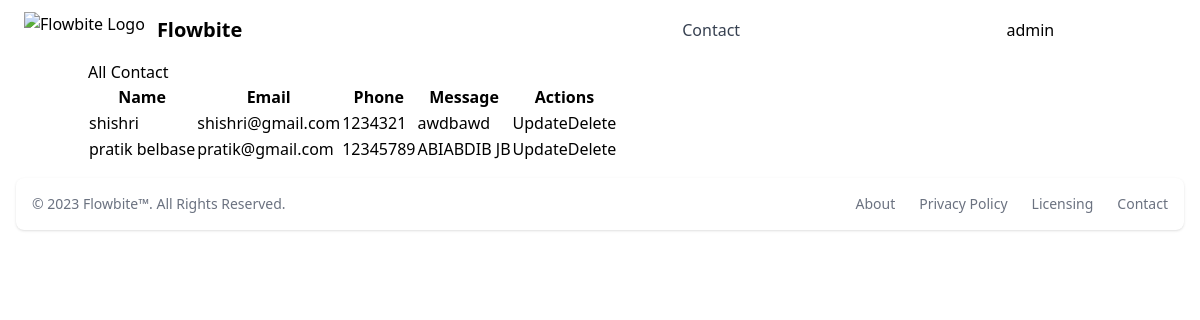
/admincontact (signed in), run on the app's committed database.
### contact/models.py (models this page shows, shortened)
class Contact(models.Model):
    full_name = models.CharField(max_length=255)
    email = models.EmailField(unique=True)
    phone = models.IntegerField()
    message = models.TextField()

### contact/views.py (the view)
# urls.py: path('admincontact', AdminContact, name="admincontact"),
@login_required
def AdminContact(request):
    contact = Contact.objects.all()
    return render(request, "admin/allcontact.html", {"contact": contact})

### templates/admin/allcontact.html (shortened to what this page needs)
{% extends 'base/base.html'%}
{% load static %}
{% block content %}
<section class="container mx-auto">
    <h1>All Contact </h1>
    <table>
        <tr>
            <th>Name</th>
            <th>Email</th>
            <th>Phone</th>
            <th>Message</th>
            <th>Actions</th>
        </tr>
        {% for contacts in contact %}
        <tr>
            <td>{{contacts.full_name}}</td>
            <td>{{contacts.email}}</td>
            <td>{{contacts.phone}}</td>
            <td>{{contacts.message}}</td>
            <td>
                <div class="flex ">
                    <a href="{% url 'updatecontact' id=contacts.id %}">Update</a>
                    <form method="POST" action={%  url "deletecontact" id=contacts.id %}>
                        <button type="submit">Delete</button>
                    </form>
                </div>
            </td>
        </tr>
        {% endfor %}
    </table>
</section>
{% endblock %}

### templates/base/base.html (shortened to what this page needs)
{% load static %}
<!DOCTYPE html>
<html lang="en">
<head>
    <script src="https://cdn.tailwindcss.com"></script>
    <link rel="stylesheet" href="{% static 'css/style.css' %}">
</head>
<body>
<header>
    <nav class="bg-white border-gray-200 px-4 lg:px-6 py-2.5 dark:bg-gray-800">
        <div class="flex flex-wrap justify-between items-center mx-auto max-w-screen-xl">
            <a href="https://flowbite.com" class="flex items-center">
                <img src="https://flowbite.com/docs/images/logo.svg" class="mr-3 h-6 sm:h-9" alt="Flowbite Logo" />
                <span class="self-center text-xl font-semibold whitespace-nowrap dark:text-white">Flowbite</span>
            </a>
            <div class="flex items-center lg:order-2">
                {% if user.is_authenticated%}
                <p>{{user.username}}</p>
                {% else %}
                <a href="#" class="text-gray-800 dark:text-white hover:bg-gray-50 focus:ring-4 focus:ring-gray-300 font-medium rounded-lg text-sm px-4 lg:px-5 py-2 lg:py-2.5 mr-2 dark:hover:bg-gray-700 focus:outline-none dark:focus:ring-gray-800">Log in</a>
                {% endif %}
                <a href="#" class="text-white bg-primary-700 hover:bg-primary-800 focus:ring-4 focus:ring-primary-300 font-medium rounded-lg text-sm px-4 lg:px-5 py-2 lg:py-2.5 mr-2 dark:bg-primary-600 dark:hover:bg-primary-700 focus:outline-none dark:focus:ring-primary-800">Get started</a>
            </div>
            <div class="hidden justify-between items-center w-full lg:flex lg:w-auto lg:order-1" id="mobile-menu-2">
                <ul class="flex flex-col mt-4 font-medium lg:flex-row lg:space-x-8 lg:mt-0">
                    <li>
                        <a href="{% url 'home'%}" class="block py-2 pr-4 pl-3 text-white rounded bg-primary-700 lg:bg-transparent lg:text-primary-700 lg:p-0 dark:text-white" aria-current="page">Home</a>
                    </li>
                    <li>
                        <a href="{% url 'contact-us' %}" class="block py-2 pr-4 pl-3 text-gray-700 border-b border-gray-100 hover:bg-gray-50 lg:hover:bg-transparent lg:border-0 lg:hover:text-primary-700 lg:p-0 dark:text-gray-400 lg:dark:hover:text-white dark:hover:bg-gray-700 dark:hover:text-white lg:dark:hover:bg-transparent dark:border-gray-700">Contact</a>
                    </li>
                </ul>
            </div>
        </div>
    </nav>
</header>
    {% block content%} {% endblock %}
<footer class="bg-white rounded-lg shadow m-4 dark:bg-gray-800">
    <div class="w-full mx-auto max-w-screen-xl p-4 md:flex md:items-center md:justify-between">
      <span class="text-sm text-gray-500 sm:text-center dark:text-gray-400">© 2023 <a href="https://flowbite.com/" class="hover:underline">Flowbite™</a>. All Rights Reserved.
    </span>
    <ul class="flex flex-wrap items-center mt-3 text-sm font-medium text-gray-500 dark:text-gray-400 sm:mt-0">
        <li>
            <a href="#" class="hover:underline me-4 md:me-6">About</a>
        </li>
        <li>
            <a href="#" class="hover:underline me-4 md:me-6">Privacy Policy</a>
        </li>
        <li>
            <a href="#" class="hover:underline me-4 md:me-6">Licensing</a>
        </li>
        <li>
            <a href="{% url 'contact-us' %}" class="hover:underline">Contact</a>
        </li>
    </ul>
    </div>
</footer>
</body>
</html>

### data on the page
Contact: full_name "shishri", email "shishri@gmail.com", phone "1234321", message "awdbawd"
Contact: full_name "pratik belbase", email "pratik@gmail.com", phone "12345789", message "ABIABDIB JB"

### other printed values
{{ user.username }} "admin"
